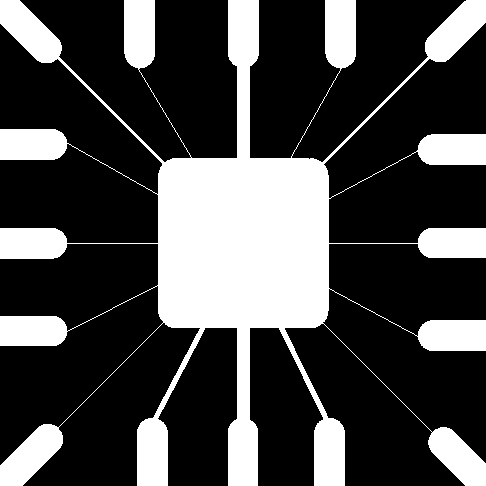
#> input picture 刘镇松-U202010652-图像分割作业/input_img/cube.jpg, 486 x 486 px
$ python '膨胀与腐蚀.py'
#> lines starting #> are read from the running program, lines starting #| are printed output that depends on the picture; after the words box and inside, x2 and y2 are one past the last pixel; in counts of white or black regions, pixels touching at a corner belong together
#> `img1 = cv2.imread('input_img/cube.jpg', cv2.IMREAD_GRAYSCALE)`: img1: shape (486, 486); 28.1% white; 1 white region, box (x1, y1, x2, y2) and area: (0, 0, 486, 486) 66259
import numpy as np
import matplotlib.pyplot as plt
import cv2

# 定义膨胀函数
def image_dilation(image, kernel):
    # 获取图像的尺寸和核的尺寸
    image_height, image_width = image.shape
#> image_height = 486; image_width = 486
    kernel_height, kernel_width = kernel.shape

    # 计算膨胀操作的填充量
    padding_height = kernel_height // 2
    padding_width = kernel_width // 2

    # 创建用于存储膨胀结果的新图像
    dilated_image = np.zeros_like(image)

    # 边缘填充
    padded_img = np.pad(image, (padding_height, padding_width), mode='reflect')
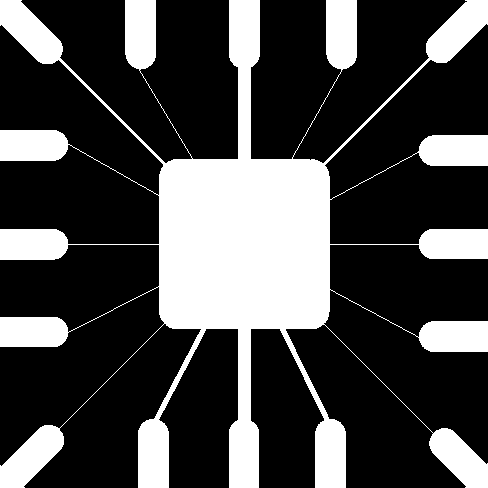
#> padded_img: shape (488, 488); 28.1% white; 1 white region, box (x1, y1, x2, y2) and area: (0, 0, 488, 488) 66816

    # 对图像进行膨胀操作
    for i in range(image_height):
        for j in range(image_width):
            # 将核放置在当前像素位置
            image_patch = padded_img[i:i + kernel_height, j:j + kernel_width]

            # 使用逐元素的最大值操作来实现膨胀
            dilated_value = np.max(image_patch * kernel)

            # 将膨胀后的像素值赋给新图像
            dilated_image[i, j] = dilated_value
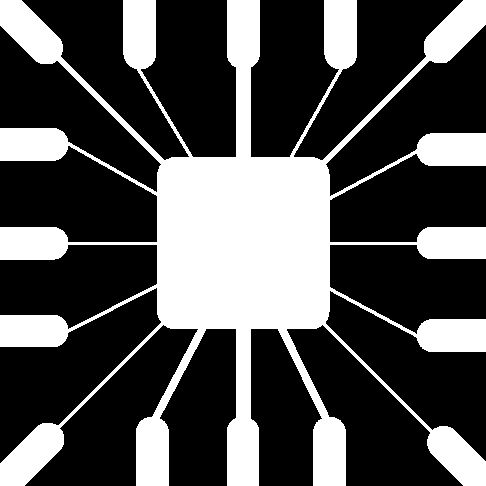
#> dilated_image: shape (486, 486); 31.4% white; 1 white region, box (x1, y1, x2, y2) and area: (0, 0, 486, 486) 74210

    return dilated_image


# 定义腐蚀函数
def image_erosion(image, kernel):
    # 获取图像的尺寸和核的尺寸
    image_height, image_width = image.shape
#> image_height = 486; image_width = 486
    kernel_height, kernel_width = kernel.shape

    # 计算腐蚀操作的填充量
    padding_height = kernel_height // 2
    padding_width = kernel_width // 2

    # 创建用于存储腐蚀结果的新图像
    eroded_image = np.zeros_like(image)

    # 边缘填充
    padded_img = np.pad(image, (padding_height, padding_width), mode='reflect')

    # 对图像进行腐蚀操作
    for i in range(image_height):
        for j in range(image_width):
            # 将核放置在当前像素位置
            image_patch = padded_img[i:i + kernel_height, j:j + kernel_width]

            # 使用逐元素的最小值操作来实现腐蚀
            eroded_value = np.min(image_patch * kernel)

            # 将腐蚀后的像素值赋给新图像
            eroded_image[i, j] = eroded_value
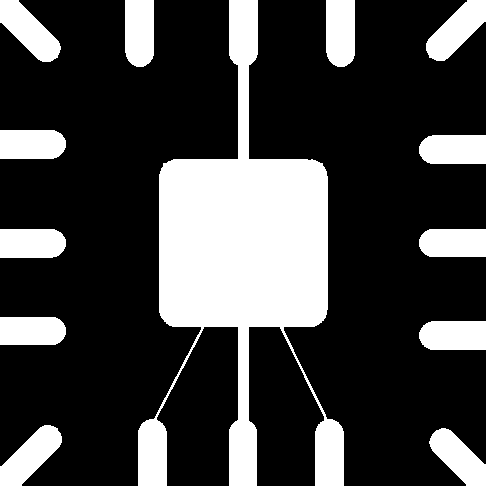
#> eroded_image: shape (486, 486); 25.5% white; 13 white regions, largest, box (x1, y1, x2, y2) and area: (138, 0, 344, 486) 37969, (0, 425, 62, 486) 1969, (0, 0, 61, 62) 1965

    return eroded_image


img1 = cv2.imread('input_img/cube.jpg', cv2.IMREAD_GRAYSCALE)  # 读取图像
kernel = np.ones((3, 3), np.uint8)
img_dilation = image_dilation(img1, kernel)
img_erosion = image_erosion(img1, kernel)

# 展示膨胀腐蚀处理结果
plt.subplot(131), plt.imshow(img1, 'gray'), plt.title('ORIGINAL')
plt.subplot(132), plt.imshow(img_dilation, 'gray'), plt.title('DILATION')
plt.subplot(133), plt.imshow(img_erosion, 'gray'), plt.title('EROSION')
plt.tight_layout()
plt.savefig('output_img/image_dilation_erosion.jpg')
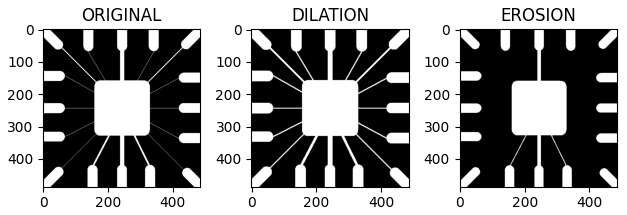
#> figure drawn by matplotlib, 3 panels
plt.show()
